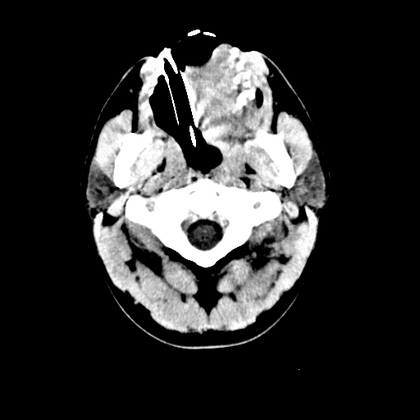
%> input picture Project 3/0001.png, 420 x 420 px, shrunk from 512 x 512 before the run
$ octave main.m   (GNU Octave 9; MATLAB toolbox functions it lacks are replaced by stand-ins)
%> lines starting %> are read from the running program, lines starting %| are printed output that depends on the picture; in (x1, y1, x2, y2) boxes, pixels count from 0 and x2, y2 are one past the last pixel; in counts of white or black regions, pixels touching at a corner belong together; the program's own positions count from 1
%> further down, image is the input picture: size 420x420 uint8; min 0, max 255, mean 47.9
### Project 3/cannyEdge.m
function canny = cannyEdge (image, window_size)
%> called with window_size = 4
    % Performs canny edge algorithm

    [width, height, d] = size(image);
%> width = 420; height = 420; d = 1
    sigma = min(size(image)) * 0.005;
%> sigma = 2.1

    %figure; imshow(image, [])
    %title('Original image')
    % --------------------------------- %

    % ---------- Gaussian smoothing ---------- %

    fslice = imgaussfilt(im2double(image), sigma);
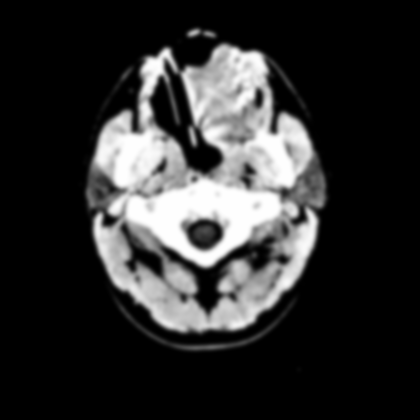
%> fslice: size 420x420 double; min 0, max 1, mean 0.188
    %fslice = imnoise(im2double(image), 'poisson');
    %figure; imshow(fslice, [min(fslice(:)),max(fslice(:))]);

    % Visualize:
    %figure; imshow(fslice, [min(fslice(:)),max(fslice(:))]);
    %title('Gaussian smoothing');

    % ---------- Prewitt mask ---------- %

    % 1:
    %kx = [-1, 1];
    %ky = [-1; 1];

    % 2:
    %kx = [-1 0 +1; -1 0 +1; -1 0 +1];
    %ky = [-1 -1 -1; 0 0 0; +1 +1 +1];

    %3:
    kx = [-1, 0, 1; -2, 0, 2; -1, 0, 1];
    ky = [-1, -2, -1; 0, 0, 0; 1, 2, 1];

    %4 mod:
    %kx = [0 -1 -1; 1 0 -1; 1 1 0];
    %ky = [-1 -1 0; -1 0 1; 0 1 1];

    %5 mod:
    %kx = [0 -1 -2; 1 0 -1; 2 1 0];
    %ky = [-2 -1 0; -1 0 1; 0 1 2];

    % ---------- Gradient ---------- %

    gx = conv2(fslice, kx, 'same');
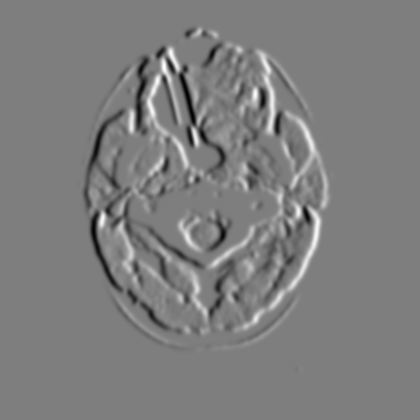
%> gx: size 420x420 double; min -1.41, max 1.44, mean 4.79e-19; drawn with min black and max white
    gy = conv2(fslice, ky, 'same');
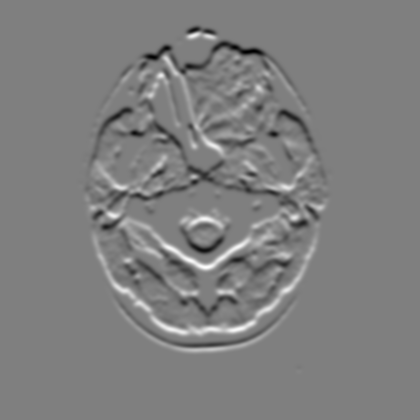
%> gy: size 420x420 double; min -1.41, max 1.42, mean 3.05e-18; drawn with min black and max white

    % Visualize both gradients:
    %figure; imshow(gx,[]); title('gx : horizontal gradient');
    %figure; imshow(gy,[]); title('gy : vertical gradient');

    % ---------- Magnitude and angle ---------- %

    mag = sqrt(gx.^2 + gy.^2);
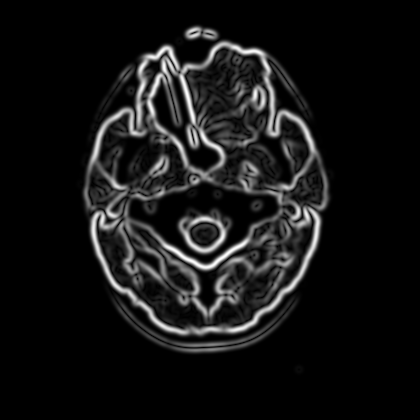
%> mag: size 420x420 double; min 0, max 1.46, mean 0.12; drawn with min black and max white
    ang = atan2(gy, gx);
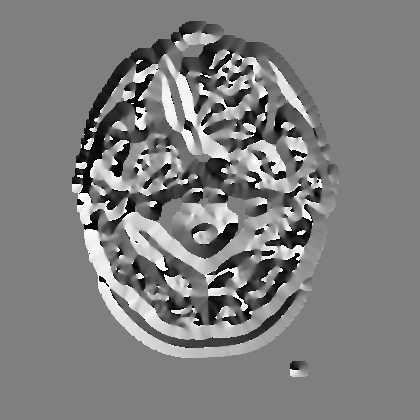
%> ang: size 420x420 double; min -3.14, max 3.14, mean -0.00373; drawn with min black and max white

    % Visualize:
    %figure; imshow(mag, [min(mag(:)),max(mag(:))]); title('Magnitude');
    %figure; imshow(ang, [min(ang(:)),max(ang(:))]); title('Angle');

    % ---------- Edge thinning ---------- %

    ang = round((round((ang + pi).* 4./ pi).* pi./ 4 - pi).* 10)./ 10;
    image_thinned = zeros(size(image));

    %th_low = max(max(mag)) * 0.17;
    %th_high = max(max(mag)) * (0.17 / 2);

    th_low = max(max(mag)) * 0.2;
%> th_low = 0.292
    th_high = max(max(mag)) * 0.1;
%> th_high = 0.146

    % gremo cez vse piksle

    %window:
    d = 4;

    for n = 2 : width - 1
        for m = 2 : height - 1
            % ce nima najvecje vrednosti v okolici, mu vrednost nastavimo na 0
            if mag(n, m) < th_low
                image_thinned(n, m) = 0;
            % sicer nastavimo na 1
            else
                ang_input = ang(n - 1 : n + 1, m - 1 : m + 1);
                mag_input = mag(n - 1 : n + 1, m - 1 : m + 1);
                pixel = edgeThinner(ang_input, mag_input);
                if pixel > th_high
                    image_thinned(n, m) = 1;
                elseif pixel < th_low
                    image_thinned(n, m) = 0;

                % 8-connectivity, determine window size above, d!!!!!!
                elseif (image_thinned(n+d,m)>th_high || image_thinned(n-d,m)>th_high || image_thinned(n,m+d)>th_high || image_thinned(n,m-d)>th_high || image_thinned(n-d, m-d)>th_high || image_thinned(n-d, m+d)>th_high || image_thinned(n+d, m+d)>th_high || image_thinned(n+d, m-d)>th_high)
                    image_thinned(n, m) = 1;
                end
            end
        end
    end
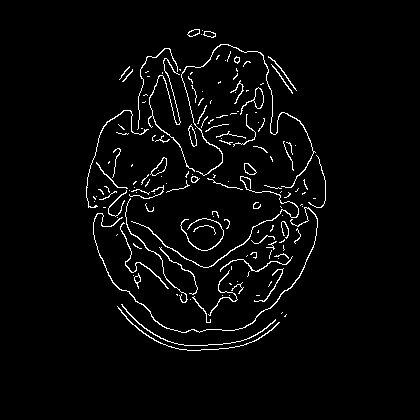
%> image_thinned: size 420x420 double; values 0 (black) and 1 (white), 3.1% white in thin lines or dots, all inside (x1, y1, x2, y2) = (86, 29, 326, 351)
%> after the loop, ang_input = [1.6 1.6 1.6; 1.6 1.6 1.6; 1.6 1.6 1.6]; mag_input = [0.525 0.509 0.493; 0.317 0.304 0.289; 0.151 0.141 0.132]; pixel = 0


    %figure; imshow(image_thinned, []);
    %title('Canny edge detected');

    % Se posebej za connectivity... ni treba, je dovolj tuki v tej skripti
    %window_size = 4;
    %image_connected = edgeConnectivity(image_thinned, window_size);
    canny = image_thinned;

    %figure; imshow(image_connected, []);
    %title('Edge connectivity');

### Project 3/main.m
% --------------------------------- %
% ---------- MAIN SCRIPT ---------- %
% --------------------------------- %

clear all;
% Select the image:

image = imread('0001.png');

% Set parameters:

% gledamo 8 sosedov
window_size = 4;

% Canny edge detector:

Canny_img = cannyEdge(image, window_size);

%Canny_img = edge(image, 'Canny');
figure; imshow(Canny_img, []);
axis('on', 'image');

%imwrite(Canny_img, "0090_canny.png");

$ run again, with Project 3/0005.png copied over Project 3/0001.png
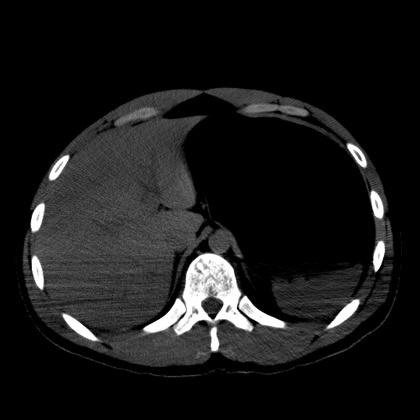
%> input picture Project 3/0005.png, 420 x 420 px, shrunk from 512 x 512 before the run
%> image is the input picture: size 420x420 uint8; min 0, max 255, mean 25.7
%> in cannyEdge, `ang = atan2(gy, gx);`:
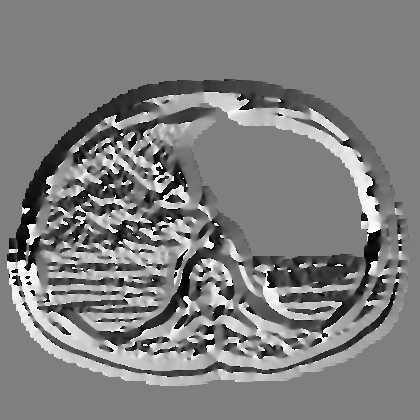
%> ang: size 420x420 double; min -3.14, max 3.14, mean -0.00305; drawn with min black and max white
%> th_low = 0.291
%> th_high = 0.145
%> after the loop in cannyEdge, `for n = 2 : width - 1`:
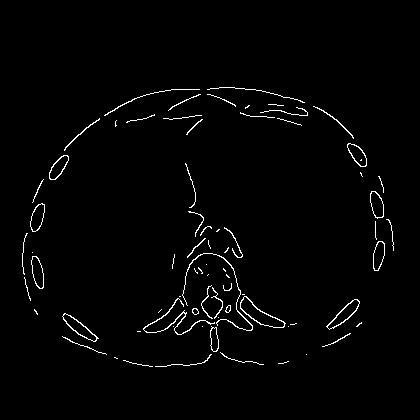
%> image_thinned: size 420x420 double; values 0 (black) and 1 (white), 1.7% white in thin lines or dots, all inside (x1, y1, x2, y2) = (22, 87, 394, 367)
%> after the loop in cannyEdge, `for n = 2 : width - 1`: ang_input = [1.6 1.6 1.6; 1.6 1.6 1.6; 1.6 1.6 1.6]; mag_input = [0.316 0.318 0.319; 0.297 0.294 0.288; 0.229 0.223 0.214]; pixel = 0

$ run again, with Project 3/0015.png copied over Project 3/0001.png
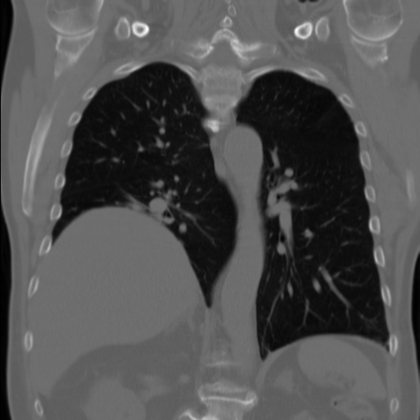
%> input picture Project 3/0015.png, 420 x 420 px, shrunk from 512 x 512 before the run
%> image is the input picture: size 420x420 uint8; min 0, max 252, mean 81.1
%> in cannyEdge, `ang = atan2(gy, gx);`:
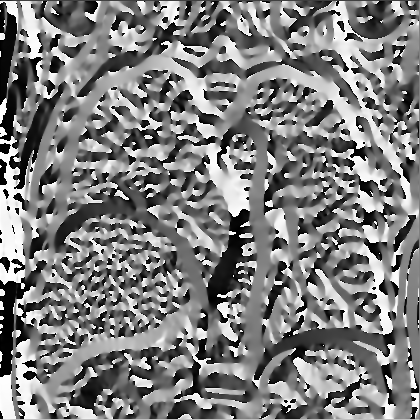
%> ang: size 420x420 double; min -3.14, max 3.14, mean -0.00842; drawn with min black and max white
%> th_low = 0.526
%> th_high = 0.263
%> after the loop in cannyEdge, `for n = 2 : width - 1`:
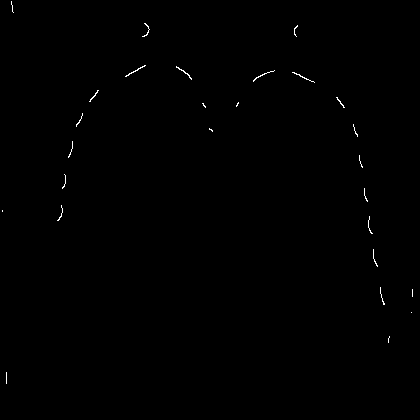
%> image_thinned: size 420x420 double; values 0 (black) and 1 (white), 0.25% white in thin lines or dots, all inside (x1, y1, x2, y2) = (2, 1, 413, 384)
%> after the loop in cannyEdge, `for n = 2 : width - 1`: ang_input = [3.1 3.1 3.1; 3.1 3.1 3.1; 3.1 3.1 3.1]; mag_input = [0.473 0.528 0.488; 0.469 0.526 0.489; 0.466 0.525 0.491]; pixel = 0.526

$ run again, with Project 3/0020.png copied over Project 3/0001.png
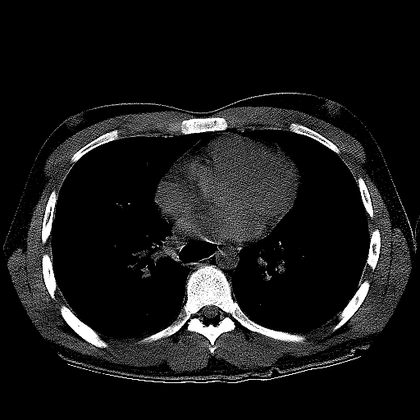
%> input picture Project 3/0020.png, 420 x 420 px, shrunk from 512 x 512 before the run
%> image is the input picture: size 420x420 uint8; min 0, max 255, mean 24.1
%> in cannyEdge, `ang = atan2(gy, gx);`:
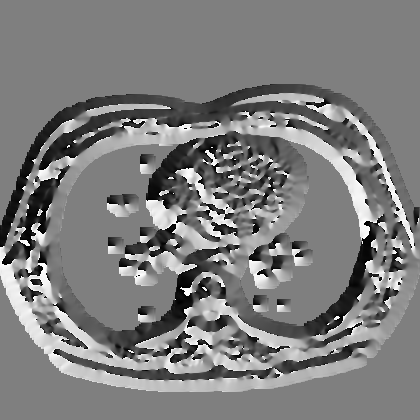
%> ang: size 420x420 double; min -3.14, max 3.14, mean -0.0369; drawn with min black and max white
%> th_low = 0.29
%> th_high = 0.145
%> after the loop in cannyEdge, `for n = 2 : width - 1`:
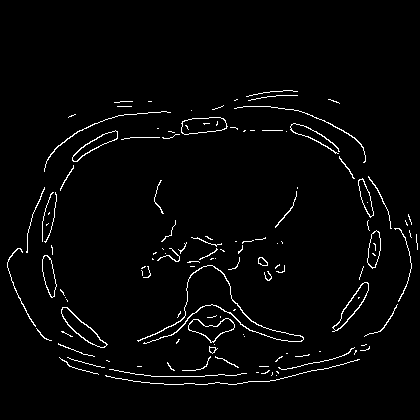
%> image_thinned: size 420x420 double; values 0 (black) and 1 (white), 2.5% white in thin lines or dots, all inside (x1, y1, x2, y2) = (7, 90, 418, 385)
%> after the loop in cannyEdge, `for n = 2 : width - 1`: ang_input = [1.6 1.6 1.6; 1.6 1.6 1.6; 1.6 1.6 1.6]; mag_input = [0.449 0.428 0.4; 0.326 0.299 0.269; 0.196 0.175 0.152]; pixel = 0
